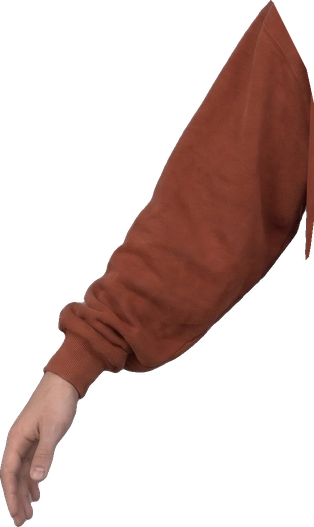
#> input picture assets/chars/gosha/parts/gosha_arm_l.png, 314 x 527 px, given in place of gosha__06__torso.jpg, which was not available
$ python build_gosha.py
#> lines starting #> are read from the running program, lines starting #| are printed output that depends on the picture
#!/usr/bin/env python3
"""
Собирает марионетку Гоши из сгенерированных картинок (Nano Banana Pro / GPT Image).

Вход  (assets/chars/gosha/gen/):
    gosha__03__heads_front.jpg   лист голов 3x2: 6 эмоций, рот закрыт
    gosha__05__heads_talk.jpg    лист голов 3x2: рот для речи, крик, смех
    gosha__06__torso.jpg         торс с руками в А-позе
    gosha__08__arm_hang.jpg      рука висит (рукав + кисть)
    gosha__09__hands.jpg         лист кистей 4x2: жесты
    gosha__10__lower.jpg         джинсы и кроссовки
Выход (assets/chars/gosha/parts/ + rig.json + scenes/test_gosha.json)

Маски фона считает BiRefNet (rembg) один раз и кладёт в assets/chars/gosha/cut/masks/ —
дальше сборка мгновенная и воспроизводимая.

Запуск:  python3 engine/build_gosha.py
"""
from __future__ import annotations

import json
import math
import os
import subprocess
import sys

import numpy as np
from PIL import Image, ImageDraw
from scipy import ndimage

HERE = os.path.dirname(os.path.abspath(__file__))
REPO = os.path.normpath(os.path.join(HERE, ".."))
ROOT = os.path.join(REPO, "assets", "chars", "gosha")
GEN, MASKS, PARTS = (os.path.join(ROOT, d) for d in ("gen", os.path.join("cut", "masks"), "parts"))

S = 0.5  # масштаб деталей относительно кадра торса (2576 px) — рабочее разрешение

# --- шов рукава на торсе (координаты кадра торса 2576x1438) ----------------------
CENTER_X = 1295
LEFT_SEAM = [(868, 290), (905, 340), (940, 410), (970, 470), (985, 540), (985, 775)]
RIGHT_SEAM = [(2 * CENTER_X - x, y) for x, y in LEFT_SEAM]
LEFT_SEAM = LEFT_SEAM + [(978, 830), (965, 900), (950, 960)]   # слева рукав касается корпуса ниже проймы
SHOULDER_L = (935, 395)                          # плечо слева на кадре (ось вращения рукава)
SHOULDER_R = (2 * CENTER_X - SHOULDER_L[0], SHOULDER_L[1])
V_TIP_TORSO = (1290, 244)                        # нижняя точка выреза капюшона на торсе
TORSO_PROBE = (1290, 700)

ARM_SCALE = 1.0          # масштаб висящей руки относительно кадра торса (подбирается по тестовой сцене)
HAND_TUCK = 30           # на сколько пикселей запястье заходит под манжету
HEADS_FRONT = ["neutral", "smug", "shock", "blank", "panic", "proud"]
HEADS_TALK = ["t_closed", "t_mid", "t_open", "shout", "laugh", "oh"]
HANDS = ["wave", "fist", "point", "thumb", "beg", "pinch", "facepalm", "claw"]


# --------------------------------------------------------------------------- маски

def mask_path(name):
    return os.path.join(MASKS, f"{name}.png")


# [6 lines left out: function compute_mask, not called in this run]


def ensure_mask(name):
    dst = mask_path(name)
    if not os.path.exists(dst):
        src = os.path.join(GEN, name + ".jpg")
        print("маска:", name, "(BiRefNet, ~1 мин)")
        subprocess.run([sys.executable, os.path.abspath(__file__), "--mask", src, dst], check=True)
    return dst


def load(name):
#> called with name = 'gosha__06__torso'
    rgb = np.asarray(Image.open(os.path.join(GEN, name + ".jpg")).convert("RGB"))
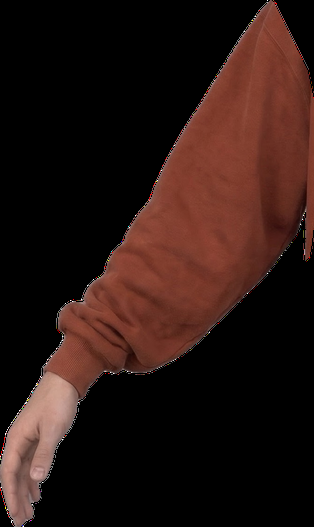
#> rgb: shape (527, 314, 3); mean R, G, B 41.5, 22.3, 18
    a = np.asarray(Image.open(ensure_mask(name)).convert("L")).astype(np.float32) / 255.0
    return rgb, a


# --------------------------------------------------------------------------- утилиты

def to_rgba(rgb, a):
    return Image.fromarray(np.dstack([rgb, (np.clip(a, 0, 1) * 255).astype(np.uint8)]), "RGBA")


def trim(img):
    bb = img.getchannel("A").point(lambda v: 255 if v > 8 else 0).getbbox()
    return img.crop(bb), bb[:2]


def resized(img, s):
    return img.resize((max(1, round(img.width * s)), max(1, round(img.height * s))), Image.LANCZOS)


# [6 lines left out: function largest, not called in this run]


def row_span(mask_row):
    xs = np.where(mask_row)[0]
    return (int(xs.min()), int(xs.max())) if len(xs) else (0, 0)


def skin_mask(rgb, a):
    r, g = rgb[..., 0].astype(np.float32), rgb[..., 1].astype(np.float32)
    return (a > 0.5) & (r > 110) & (g / (r + 1) > 0.66)


def hood_mask(rgb, rmin=60):
    r, g = rgb[..., 0].astype(np.float32), rgb[..., 1].astype(np.float32)
    return (r > rmin) & (g / (r + 1) < 0.62)


# [4 lines left out: function save_part, not called in this run]


# --------------------------------------------------------------------------- торс

def build_torso():
    rgb, a = load("gosha__06__torso")
    H, W = a.shape
    a = a.copy()
    a[:95, :] = 0                                           # убираем нижнюю часть лица сверху кадра
    yy = np.arange(H)[:, None]
    r, b = rgb[..., 0].astype(np.float32), rgb[..., 2].astype(np.float32)
    a[(yy > 1200) & (b > r * 0.95)] = 0                     # джинсы — отдельная деталь

    sep = Image.new("L", (W, H), 0)
    d = ImageDraw.Draw(sep)
    d.line(LEFT_SEAM, fill=255, width=9)
    d.line(RIGHT_SEAM, fill=255, width=9)
    sepm = np.asarray(sep) > 0
    lab, _ = ndimage.label((a > 0.05) & ~sepm)
    lt = lab[TORSO_PROBE[1], TORSO_PROBE[0]]
    base = lab == lt
    seam = sepm & (a > 0.05) & ndimage.binary_dilation(base, iterations=6)
    return rgb, a * (base | seam), a


# --------------------------------------------------------------------------- ноги

# [53 lines left out: functions hem_info, build_legs, build_head_cells, neck_tip, not called in this run]


def skin_width(rgb, a, y, x_lo, x_hi):
    return int(skin_mask(rgb, a)[y, x_lo:x_hi].sum())


# --------------------------------------------------------------------------- рука и кисти

# [56 lines left out: functions rot_canvas, build_arm, build_hands, wrist_profile, not called in this run]


def hand_len(al):
    ys, _ = np.where(al > 0.5)
    return int(ys.max() - ys.min())


# [17 lines left out: function hand_canvas, not called in this run]


# --------------------------------------------------------------------------- сборка

def main():
    os.makedirs(PARTS, exist_ok=True)

    # ---- торс
    t_rgb, t_a, t_a_all = build_torso()
    torso_img, (tbx, tby) = trim(to_rgba(t_rgb, t_a))
    torso_s = resized(torso_img, S)
    tw, th = torso_s.size

    def torso_pt(p):
        return [(p[0] - tbx) * S / tw, (p[1] - tby) * S / th]

    # ---- ноги
    legs_img, k, hem_y, hem_cx = build_legs(t_rgb, t_a_all)
    legs_full = resized(legs_img, k * S)
    ext = int(40 * S)
    legs_s = Image.fromarray(np.vstack([np.repeat(np.asarray(legs_full)[0:1], ext, axis=0), np.asarray(legs_full)]), "RGBA")
    lw, lh = legs_s.size
    wx0, wx1 = row_span(np.asarray(legs_s.getchannel("A"))[ext + 2] > 128)
    legs_at = [((wx0 + wx1) / 2) / lw, ext / lh]
    torso_anchor = torso_pt((hem_cx, hem_y))

    # ---- головы: общий масштаб и точка шеи по первой голове
    front = build_head_cells("gosha__03__heads_front")
    talk = build_head_cells("gosha__05__heads_talk")
    h0_rgb, h0_a = front[0]
    cx_h, tip_h = neck_tip(h0_rgb, h0_a)
    neck_t = skin_width(t_rgb, np.clip(t_a_all, 0, 1), V_TIP_TORSO[1] - 55, 1100, 1480)
    neck_h = skin_width(h0_rgb, h0_a, tip_h - 55, cx_h - 250, cx_h + 250)
    sh = 0.92 * neck_t / max(neck_h, 1)
    heads = {}
    for names, cells in ((HEADS_FRONT, front), (HEADS_TALK, talk)):
        for nm, (sub, sa) in zip(names, cells):
            cxi, tipi = neck_tip(sub, sa)
            dx, dy = cx_h - cxi, tip_h - tipi                 # совмещаем кончик выреза с первой головой
            canvas = Image.new("RGBA", (sub.shape[1], sub.shape[0]), (0, 0, 0, 0))
            canvas.paste(to_rgba(sub, sa), (dx, dy))
            heads[nm] = resized(canvas, sh * S)
    for nm, img in heads.items():
        save_part(img, f"gosha_head_{nm}")
    hw, hh = heads["neutral"].size
    head_anchor = [cx_h * sh * S / hw, tip_h * sh * S / hh]

    # ---- рука: рукав + расслабленная кисть
    a_rgb, sl_a, hd_a, shoulder, cuff = build_arm()
    sleeve_img, (sbx, sby) = trim(to_rgba(a_rgb, sl_a))
    k_arm = ARM_SCALE * S
    sleeve_s = resized(sleeve_img, k_arm)
    sw, sh_ = sleeve_s.size
    sleeve_anchor = [(shoulder[0] - sbx) * k_arm / sw, (shoulder[1] - sby) * k_arm / sh_]
    cuff_at = [(cuff[0] - sbx) * k_arm / sw, (cuff[1] - sby - HAND_TUCK) * k_arm / sh_]

    ref_len = hand_len(hd_a)                                   # длина расслабленной кисти — эталон масштаба
    hands, k_sheet = hand_canvas([("relaxed", a_rgb, hd_a, 0.0)] + build_hands(), ref_len)
    pad = 20
    left = max(int(p[0]) for _, im, p in hands) + pad
    right = max(im.width - int(p[0]) for _, im, p in hands) + pad
    below = max(im.height - int(p[1]) for _, im, p in hands) + pad
    CW, CH = left + right, pad + below
    for nm, im, p in hands:
        cv = Image.new("RGBA", (CW, CH), (0, 0, 0, 0))
        cv.alpha_composite(im, (left - int(p[0]), pad - int(p[1])))
        small = resized(cv, k_arm)
        save_part(small, f"gosha_hand_{nm}_a")
        save_part(small.transpose(Image.FLIP_LEFT_RIGHT), f"gosha_hand_{nm}_b")
    hand_anchor_a = [left / CW, pad / CH]
    hand_anchor_b = [1 - left / CW, pad / CH]

    save_part(sleeve_s, "gosha_sleeve_a")
    save_part(sleeve_s.transpose(Image.FLIP_LEFT_RIGHT), "gosha_sleeve_b")
    sleeve_anchor_b = [1 - sleeve_anchor[0], sleeve_anchor[1]]
    cuff_at_b = [1 - cuff_at[0], cuff_at[1]]
    save_part(torso_s, "gosha_torso")
    save_part(legs_s, "gosha_legs")

    rig = {
        "talk_part": "head",
        "part_boil": 0.4,
        "talk": {"dy": 0, "mid_asset": "gosha_head_t_mid", "open_asset": "gosha_head_t_open"},
        "parts": [
            {"part": "legs", "asset": "gosha_legs", "anchor": [0.5, 1.0], "root": True, "z": -2},
            {"part": "torso", "asset": "gosha_torso", "parent": "legs", "at": legs_at, "anchor": torso_anchor, "z": 0,
             "idle": {"breath": [0.006, 3.4, 0.0]}},
            # рукава и кисти — ПОД торсом: плечо читается как плечо, а не накладка поверх груди;
            # чтобы рука легла поверх торса, задайте в сцене parts.sleeve_x.z = 1
            {"part": "hand_a", "asset": "gosha_hand_relaxed_a", "parent": "sleeve_a", "at": cuff_at, "anchor": hand_anchor_a, "z": -0.6},
            {"part": "hand_b", "asset": "gosha_hand_relaxed_b", "parent": "sleeve_b", "at": cuff_at_b, "anchor": hand_anchor_b, "z": -0.6},
            {"part": "sleeve_a", "asset": "gosha_sleeve_a", "parent": "torso", "at": torso_pt(SHOULDER_L), "anchor": sleeve_anchor,
             "rot": 2, "z": -0.5, "idle": {"rot": [1.6, 3.7, 0.1]}},
            {"part": "sleeve_b", "asset": "gosha_sleeve_b", "parent": "torso", "at": torso_pt(SHOULDER_R), "anchor": sleeve_anchor_b,
             "rot": -2, "z": -0.5, "idle": {"rot": [1.6, 3.7, 0.6]}},
            {"part": "head", "asset": "gosha_head_neutral", "parent": "torso", "at": torso_pt(V_TIP_TORSO), "anchor": head_anchor, "z": 2,
             "idle": {"rot": [1.3, 4.3, 0.25]}},
        ],
    }
    assets = {n: f"chars/gosha/parts/{n}.png" for n in ("gosha_torso", "gosha_legs", "gosha_sleeve_a", "gosha_sleeve_b")}
    for nm in HEADS_FRONT + HEADS_TALK:
        assets[f"gosha_head_{nm}"] = {"file": f"chars/gosha/parts/gosha_head_{nm}.png", "trim": False}
    for nm in ["relaxed"] + HANDS:
        for side in "ab":
            assets[f"gosha_hand_{nm}_{side}"] = {"file": f"chars/gosha/parts/gosha_hand_{nm}_{side}.png", "trim": False}
    json.dump({"rig": rig, "assets": assets}, open(os.path.join(ROOT, "rig.json"), "w"), ensure_ascii=False, indent=1)
    print(f"шея: торс {neck_t}px, голова {neck_h}px → голова ×{sh:.3f}; ноги ×{k:.3f}; рукав {sleeve_s.size}; "
          f"холст кисти {CW}x{CH}; масштаб листа кистей ×{k_sheet:.3f}")
    write_test_scene(rig, assets)


# [25 lines left out: function write_test_scene, not called in this run]


if __name__ == "__main__":
    if len(sys.argv) == 4 and sys.argv[1] == "--mask":
        compute_mask(sys.argv[2], sys.argv[3])
    else:
#> (the run stopped early here; a loop or call above may not have finished)

$ run again, on assets/chars/gosha/parts/gosha_hand_claw_a.png
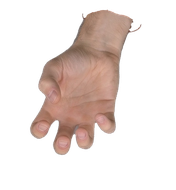
#> input picture assets/chars/gosha/parts/gosha_hand_claw_a.png, 176 x 190 px, given in place of gosha__06__torso.jpg, which was not available
#> in load, `rgb = np.asarray(Image.open(os.path.join(GEN, name + ".jpg")).convert(..`:
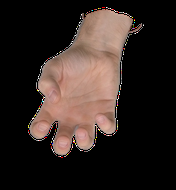
#> rgb: shape (190, 176, 3); mean R, G, B 50, 38.8, 34.5

$ run again, on assets/chars/gosha/parts/gosha_hand_claw_b.png
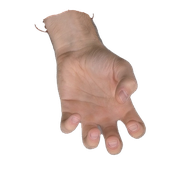
#> input picture assets/chars/gosha/parts/gosha_hand_claw_b.png, 176 x 190 px, given in place of gosha__06__torso.jpg, which was not available
#> in load, `rgb = np.asarray(Image.open(os.path.join(GEN, name + ".jpg")).convert(..`:
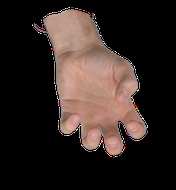
#> rgb: shape (190, 176, 3); mean R, G, B 50, 38.8, 34.5

$ run again, on assets/chars/gosha/parts/gosha_hand_facepalm_a.png
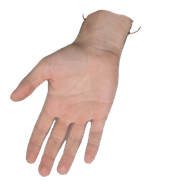
#> input picture assets/chars/gosha/parts/gosha_hand_facepalm_a.png, 176 x 190 px, given in place of gosha__06__torso.jpg, which was not available
#> in load, `rgb = np.asarray(Image.open(os.path.join(GEN, name + ".jpg")).convert(..`:
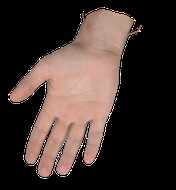
#> rgb: shape (190, 176, 3); mean R, G, B 65.6, 51.5, 46.7
